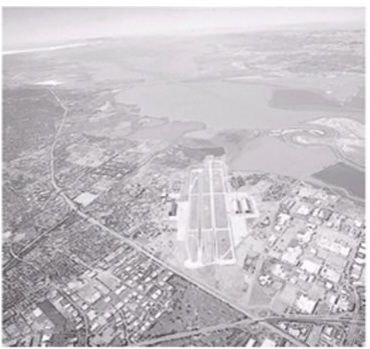
#> input picture MabahesVighehTakalif/Jozeiat.png, 370 x 349 px
$ python Taklif07.py
#> lines starting #> are read from the running program, lines starting #| are printed output that depends on the picture
import cv2
import numpy as np

# بارگذاری تصویر
image_path = 'Jozeiat.png'  # مسیر تصویر خود را وارد کنید
image = cv2.imread(image_path, cv2.IMREAD_GRAYSCALE)  # بارگذاری به صورت خاکستری
#> image: shape (349, 370); min 63, max 255, mean 194.2

# بررسی اینکه آیا تصویر به درستی بارگذاری شده است یا خیر
if image is None:
    print("خطا: تصویر بارگذاری نشد.")
    exit()

# تبدیل گاما
c = 1  # ثابت
gamma = 2.0  # مقدار گاما برای تقویت جزئیات

# محاسبه LUT (جدول جستجو) برای تبدیل گاما
lookup_table = np.array([(c * (i / 255.0) ** gamma) * 255 for i in range(256)], dtype=np.uint8)

# اعمال تبدیل گاما به تصویر
gamma_corrected_image = cv2.LUT(image, lookup_table)
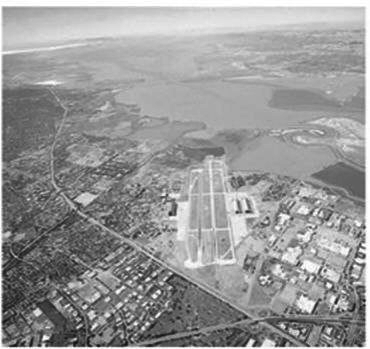
#> gamma_corrected_image: shape (349, 370); min 15, max 255, mean 151.4

# نمایش تصویر اصلی و تصویر تقویت شده
cv2.imshow('Original Image', image)
cv2.imshow('Gamma Corrected Image', gamma_corrected_image)

# انتظار برای کلید ورودی و بستن پنجره‌ها
cv2.waitKey(0)
cv2.destroyAllWindows()

# ذخیره تصویر تقویت شده
cv2.imwrite('gamma_corrected_image.jpg', gamma_corrected_image)

$ run again, with MabahesVighehTakalif/rice.png copied over MabahesVighehTakalif/Jozeiat.png
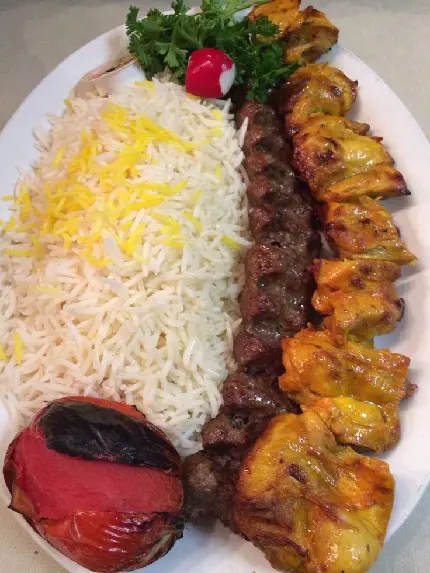
#> input picture MabahesVighehTakalif/rice.png, 430 x 573 px
#> `image = cv2.imread(image_path, cv2.IMREAD_GRAYSCALE)`:
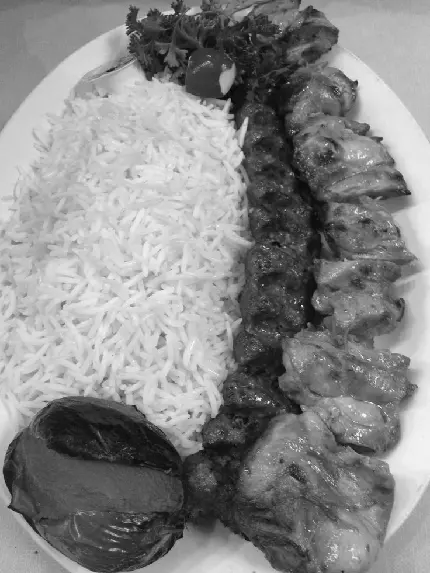
#> image: shape (573, 430); min 1, max 252, mean 135.9
#> `gamma_corrected_image = cv2.LUT(image, lookup_table)`:
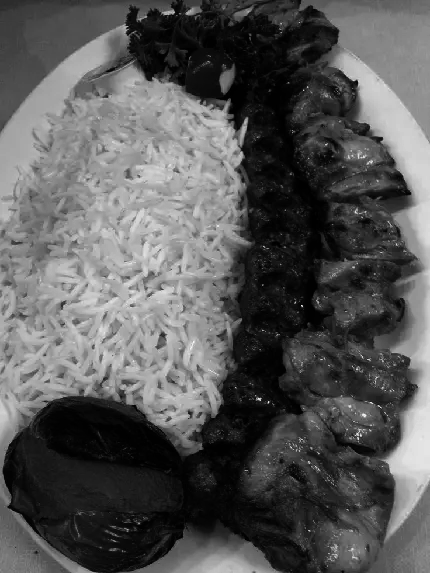
#> gamma_corrected_image: shape (573, 430); min 0, max 249, mean 87.6
